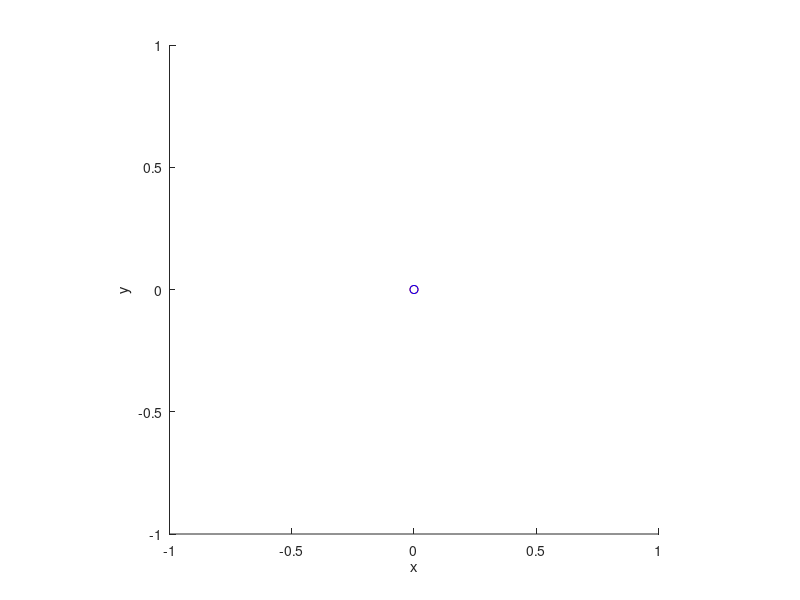

Source code (MATLAB): (Note: this script raises an error after producing the figure.)
%% SCRIPT_Test_distSegmentSegment
clear all
close all
clc

%% Create figure
fig = figure;
axs = axes('Parent',fig);
hold(axs,'on');
view(axs,3);
daspect(axs,[1 1 1]);
xlabel(axs,'x');
ylabel(axs,'y');
zlabel(axs,'z');

sg1 = plot(axs,0,0,'o-r');  % Segment 1
sg2 = plot(axs,0,0,'o-b');  % Segment 2
dst = plot(axs,0,0,'--k');  % Connection between segments
txt = text(axs,0,0,'');     % Connection distance

%% Test shortest distance between two segments
N = 2;
if N < 3
    view(axs,2);
end

ZERO = 1e-8;
while true
    mag = 1000 * rand(1,2);
    p = 2*rand(N,4) - ones(N,4);
    p1 = mag(1)*p(:,1);
    p2 = mag(1)*p(:,2);
    p3 = mag(2)*p(:,3);
    p4 = mag(2)*p(:,4);
    
    % Calculate distance between segments
    [d_mag,d,d1,d2] = distSegmentSegment(p1,p2,p3,p4);
    
    if N < 3
        p1(3) = 0;
        p2(3) = 0;
        p3(3) = 0;
        p4(3) = 0;
    end
    
    if ishandle(fig)
        set(sg1,...
            'XData',[p1(1),p2(1)],...
            'YData',[p1(2),p2(2)],...
            'ZData',[p1(3),p2(3)]);
        set(sg2,...
            'XData',[p3(1),p4(1)],...
            'YData',[p3(2),p4(2)],...
            'ZData',[p3(3),p4(3)]);
        set(dst,...
            'XData',[d1(1),d2(1)],...
            'YData',[d1(2),d2(2)],...
            'ZData',[d1(3),d2(3)]);
        set(txt,...
            'Position',mean([d1,d2],2),...
            'String',sprintf('%.2f',d));
    else
        break
    end
    
    % Check if discovered points are on each of the segments
    X1 = zeros(3,2);
    X2 = zeros(3,2);
    s = [0,1];
    for i = 1:3
        X1(i,:) = polyfit(s,[p1(i),p2(i)],1);
        X2(i,:) = polyfit(s,[p3(i),p4(i)],1);
    end
    s1 = pinv(X1(:,1))*(d1 - X1(:,2));
    s2 = pinv(X2(:,1))*(d2 - X2(:,2));
    
    % Check if point is on segment 1
    %if s1 < s(1) || s1 > s(2)
    if zeroFPError( s(1)-s1,ZERO ) > 0 || zeroFPError( s1-s(2),ZERO ) > 0
        fprintf('Closest point on Segment 1 is not on the segment, s1 = %f.\n',s1);
        break
    end
    % Check if point is on segment 2
    %if s2 < s(1) || s2 > s(2)
    if zeroFPError( s(1)-s2,ZERO ) > 0 || zeroFPError( s2-s(2),ZERO ) > 0
        fprintf('Closest point on Segment 2 is not on the segment, s2 = %f.\n',s2);
        break
    end
    % Check returned distance
    if zeroFPError( abs(norm(d1 - d2) - d_mag),ZERO ) > 0
        fprintf('Distance measure does not match contact point distance, |d1 - d2| - d = %f.\n',norm(d1 - d2) - d);
        break
    end
    
    drawnow
    pause(0.5);
    
    mag = mag + rand(1);
end